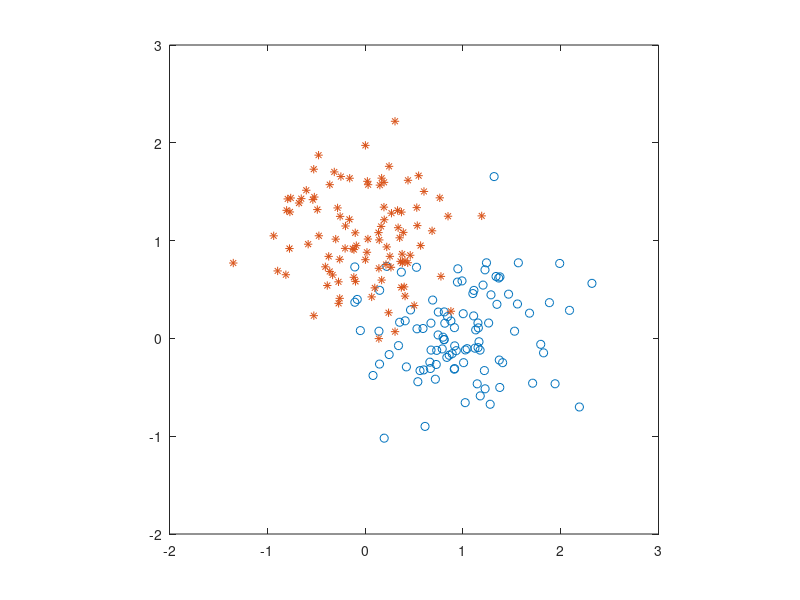

This figure's MATLAB source:
% MATLAB script for Illustrated Problem 7, Chapter 5.
echo on
n0=.5*randn(100,1);
n1=.5*randn(100,1);
n2=.5*randn(100,1);
n3=.5*randn(100,1);
x1=1.+n0;
y1=n1;
x2=n2;
y2=1.+n3;
plot(x1,y1,'o',x2,y2,'*')
axis('square')